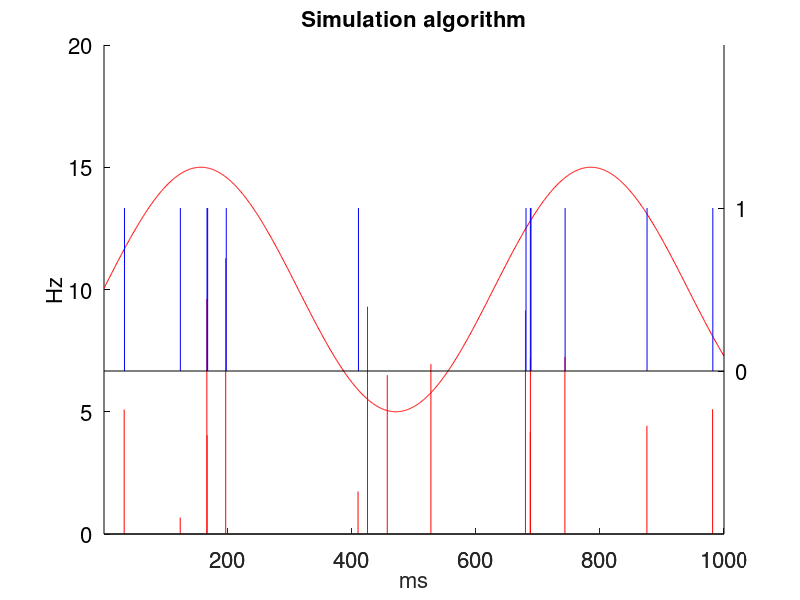

Source code (MATLAB):
%showSim illustrates how the inhomogeneous Poisson process is generated

RateMs=5*sin((1:1000)/100)+10;
R=max(RateMs);
Ts=1;
s=poissrnd(R*Ts); %number of points

extra_x=Ts*rand(1,s)*1000;  %in ms Unit
extra_y=R*rand(1,s);
extra_rate = interp1([0:length(RateMs)-1],RateMs,extra_x); 
times=extra_x(find(extra_y<=extra_rate))'; %only take the points under the r

% convert spike times to a binary matrix
myTrain=zeros(1,length(RateMs));
for i=1:length(times)
    myTrain(ceil(times(i)))=1;
end

hold on;

% plot rate profile and the final spike train
[ax h1 h2]=plotyy(1:1000,RateMs,1:1000,myTrain,'plot','stem');

set(ax(2),'YLim',[-1 2],'YTick',[0 1],'YColor','k','fontsize',16);
set(h2,'marker','none','Color','b');
set(ax(1),'YLim',[0 20],'YTick',0:5:20,'YColor','k','fontsize',16);
set(get(ax(1),'Ylabel'),'String','Hz', 'fontsize',16); 
set(h1,'Color','r');

% plot the spike train with the maximum firing rate from rate vector
stem(extra_x,extra_y,'r','marker','none');

xlabel('ms','fontsize',16);
title('Simulation algorithm','fontsize',16);

hold off;